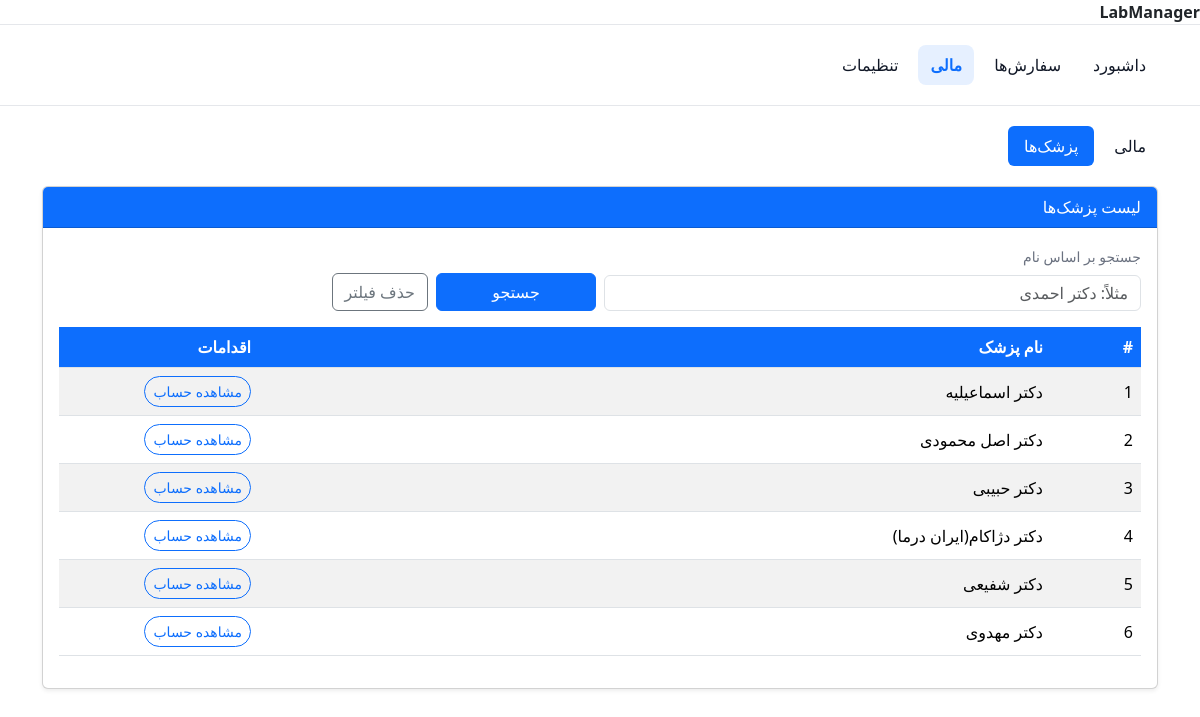
Screenshot of /billing/doctors/ (signed in) with the database file from the repository.
### core/models.py (models this page shows, shortened)
class Doctor(models.Model):
    name   = models.CharField(max_length=120, unique=True, verbose_name="نام دکتر/مطب")
    clinic = models.CharField(max_length=150, blank=True, verbose_name="کلینیک/آدرس کوتاه")
    phone  = models.CharField(max_length=50, blank=True, verbose_name="تلفن")
    code   = models.CharField(max_length=30, blank=True, verbose_name="کد داخلی/ارجاع")
    created_at = models.DateTimeField(auto_now_add=True)
    updated_at = models.DateTimeField(auto_now=True)
    class Meta:
        verbose_name = "دکتر"
        verbose_name_plural = "دکترها"
        ordering = ["name"]

### billing/views.py (the view)
# urls.py: path("doctors/", DoctorListView.as_view(), name="doctor_list"),
@method_decorator(login_required, name='dispatch')
class DoctorListView(View):
    def get(self, request: HttpRequest) -> HttpResponse:
        from core.models import Doctor
        q = (request.GET.get('q') or '').strip()
        qs = Doctor.objects.all().order_by('name')
        if q:
            qs = qs.filter(Q(name__icontains=q))
        doctors = list(qs)
        ctx = {
            "doctors": doctors,
            "q": q,
        }
        return render(request, "billing/doctor_list.html", ctx)

### billing/templates/billing/doctor_list.html (shortened to what this page needs)
{% extends "base_user_panel.html" %}
{% block head_extra %}
  <link href="https://cdn.jsdelivr.net/npm/bootstrap@5.3.2/dist/css/bootstrap.min.css" rel="stylesheet">
{% endblock %}
{% block subtabs %}
  <ul class="nav nav-pills mb-3">
    <li class="nav-item"><a class="nav-link" href="{% url 'billing:financial_home' %}">مالی</a></li>
    <li class="nav-item"><span class="nav-link active">پزشک‌ها</span></li>
  </ul>
{% endblock %}
{% block content %}
  <div class="card shadow-sm">
    <div class="card-header bg-primary text-white">لیست پزشک‌ها</div>
    <div class="card-body">
      <form method="get" class="row g-2 align-items-end filter mb-3">
        <div class="col-md-6">
          <label class="form-label small">جستجو بر اساس نام</label>
          <input type="text" name="q" value="{{ q }}" class="form-control" placeholder="مثلاً: دکتر احمدی">
        </div>
        <div class="col-md-3 d-flex gap-2">
          <button class="btn btn-primary flex-grow-1">جستجو</button>
          <a class="btn btn-outline-secondary" href="{% url 'billing:doctor_list' %}">حذف فیلتر</a>
        </div>
      </form>
      <div class="table-responsive">
        <table class="table table-striped table-hover align-middle">
          <thead>
            <tr>
              <th style="width:90px;">#</th>
              <th>نام پزشک</th>
              <th style="width:200px;">اقدامات</th>
            </tr>
          </thead>
          <tbody>
            {% if doctors %}
              {% for d in doctors %}
                <tr>
                  <td>{{ forloop.counter }}</td>
                  <td>{{ d.name|default:"—" }}</td>
                  <td>
                    <a class="btn btn-sm btn-outline-primary btn-chip"
                       href="{% url 'billing:doctor_account' d.id %}">
                      مشاهده حساب
                    </a>
                  </td>
                </tr>
              {% endfor %}
            {% else %}
              <tr>
                <td colspan="3" class="text-center text-muted py-4">هیچ پزشکی یافت نشد.</td>
              </tr>
            {% endif %}
          </tbody>
        </table>
      </div>
    </div>
  </div>
{% endblock %}

### templates/base_user_panel.html (style rules this page uses)
:root { --c-border:#e5e7eb;--c-bg:#fff;--c-muted:#6b7280;--c-active:#0d6efd; }
body { margin:0;background:#f8fafc;font-family:system-ui,-apple-system,Segoe UI,Roboto,"Noto Sans",Tahoma; }
.nav { display:flex;gap:.5rem;list-style:none;margin:0;padding:.25rem 0; }
.nav a { display:inline-block;padding:.5rem .75rem;border-radius:.5rem;text-decoration:none;color:#111827; }
.card { background:var(--c-bg);border:1px solid var(--c-border);border-radius:.75rem; }
.card-body { padding:1rem; }
.small { font-size:.875rem;color:var(--c-muted); }

### billing/templates/billing/doctor_list.html (style rules this page uses)
.table thead th { background:#0d6efd; color:#fff; vertical-align:middle; white-space:nowrap; }
.filter .form-control { height:36px; padding-top:2px; padding-bottom:2px; }
.btn-chip { border-radius:9999px; }

### rows the page displays
Doctor: name "دکتر اسماعیلیه"
Doctor: name "دکتر اصل محمودی"
Doctor: name "دکتر حبیبی"
Doctor: name "دکتر دژاکام(ایران درما)"
Doctor: name "دکتر شفیعی"
Doctor: name "دکتر مهدوی"

### other values shown
{{ lab_profile.name|default:"LabManager" }} "LabManager"
